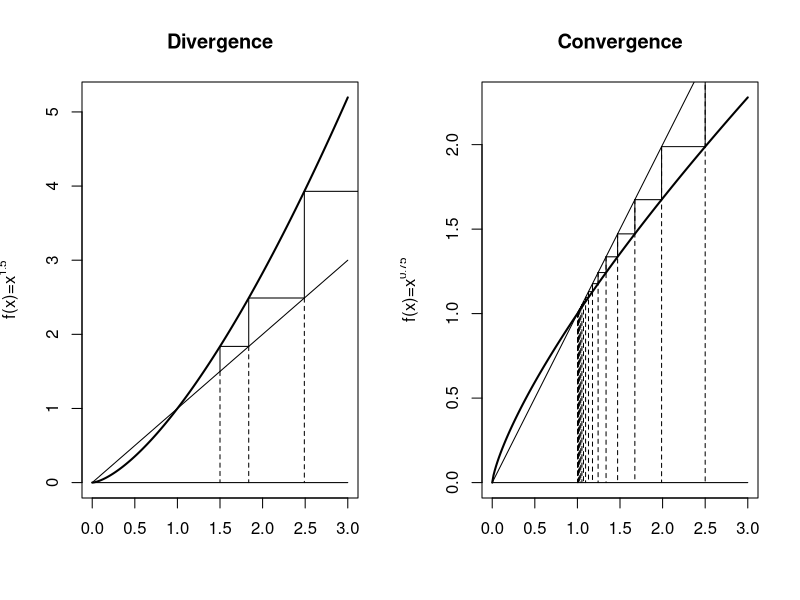

Write R code to recreate this figure.
fixedpoint_show <- function(ftn, x0, xmin = x0 - 1, xmax = x0 + 1, n.max) {
  # applies the fixed-point algorithm to find x such that ftn(x) == x
  # x0 is the starting point
  # subsequent iterations are plotted in the range [xmin, xmax]

  # plot the function
  x <- seq(xmin, xmax, (xmax - xmin)/200)
  fx <- sapply(x, ftn)
  plot(x, fx, type = "l", xlab = "", ylab = "", lwd = 2)
  lines(c(xmin, xmax), c(xmin, xmax))
  lines(c(xmin, xmax), c(0, 0))

  # do first iteration
  xold <- x0
  xnew <- ftn(xold)
  lines(c(xold, xold), c(xold, 0), lty = 2)
  lines(c(xold, xold, xnew), c(xold, xnew, xnew))
  lines(c(xnew, xnew), c(xnew, 0), lty = 2)
  n <- 1

  while (n < n.max) {
    xold <- xnew;
    xnew <- ftn(xold);
    lines(c(xold, xold, xnew), c(xold, xnew, xnew))
    lines(c(xnew, xnew), c(xnew, 0), lty = 2)
    n <- n + 1
  }

  return(invisible(xnew))
}

postscript(file="../graphics/fixedpoint_fig.ps", width=6, height=3.5)
par(mfrow=c(1,2))

f1 <- function(x) x^1.5
fixedpoint_show(f1, 1.5, 0, 3, 4)
title(main='Divergence', ylab=expression(paste('f(x)=', x^1.5)))

f2 <- function(x) x^0.75
fixedpoint_show(f2, 2.5, 0, 3, 20)
title(main='Convergence', ylab=expression(paste('f(x)=', x^0.75)))

dev.off()